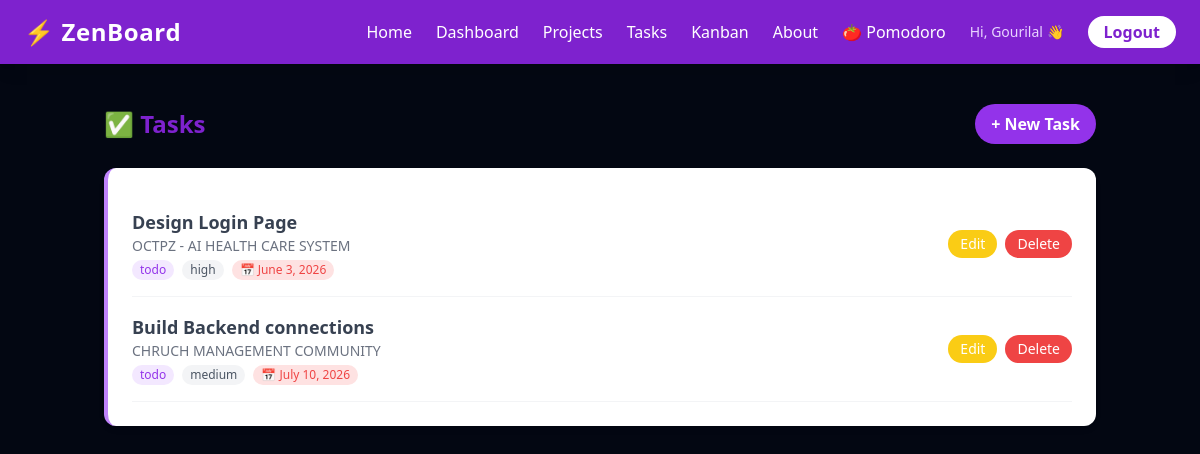
The page /tasks/ (signed in) on the database as committed earlier.
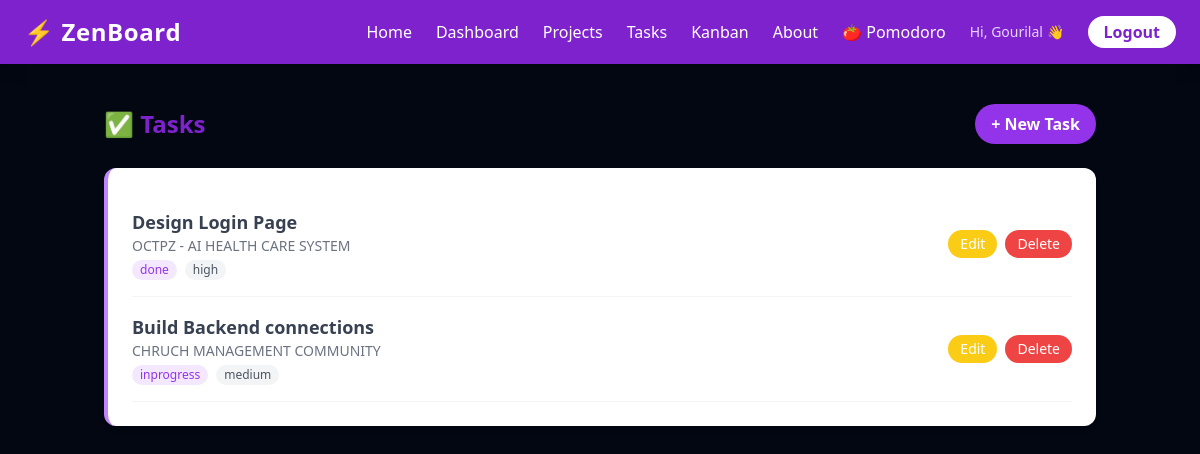
The same page on the database as committed later.
### tasks/models.py (models this page shows, shortened)
class Task(models.Model):
    STATUS_CHOICES = [
        ('todo', 'To Do'),
        ('inprogress', 'In Progress'),
        ('done', 'Done'),
    ]
    PRIORITY_CHOICES = [
        ('low', 'Low'),
        ('medium', 'Medium'),
        ('high', 'High'),
    ]
    title = models.CharField(max_length=200)
    description = models.TextField(blank=True)
    status = models.CharField(max_length=20, choices=STATUS_CHOICES, default='todo')
    priority = models.CharField(max_length=20, choices=PRIORITY_CHOICES, default='medium')
    project = models.ForeignKey(Project, on_delete=models.CASCADE)
    assigned_to = models.ForeignKey(User, on_delete=models.SET_NULL, null=True, blank=True)
    deadline = models.DateField(null=True, blank=True)
    created_at = models.DateTimeField(auto_now_add=True)

class Project(models.Model):
    name = models.CharField(max_length=200)
    description = models.TextField(blank=True)
    owner = models.ForeignKey(User, on_delete=models.CASCADE)
    created_at = models.DateTimeField(auto_now_add=True)

### tasks/views.py (the view)
# urls.py: path('tasks/', views.task_list, name='task_list'),
@login_required
def task_list(request):
    tasks = Task.objects.filter(project__owner=request.user)
    return render(request, 'tasks/task_list.html', {'tasks': tasks})

### templates/tasks/task_list.html (shortened to what this page needs)
{% extends 'tasks/base.html' %}
{% block content %}
    <div class="flex justify-between items-center mb-6">
        <h2 class="text-2xl font-bold text-purple-700">✅ Tasks</h2>
        <a href="{% url 'task_create' %}" class="bg-purple-600 text-white px-4 py-2 rounded-full font-semibold hover:bg-purple-700 transition">
            + New Task
        </a>
    </div>
    <div class="bg-white rounded-xl shadow-md p-6 border-l-4 border-purple-400">
        {% for task in tasks %}
            <div class="border-b border-gray-100 py-4 flex justify-between items-center">
                <div>
                    <p class="font-semibold text-gray-700 text-lg">{{ task.title }}</p>
                    <p class="text-gray-500 text-sm">{{ task.project.name }}</p>
                    <div class="flex gap-2 mt-1">
                        <span class="text-xs bg-purple-100 text-purple-600 px-2 py-0.5 rounded-full">{{ task.status }}</span>
                        <span class="text-xs bg-gray-100 text-gray-600 px-2 py-0.5 rounded-full">{{ task.priority }}</span>
                        {% if task.deadline %}
                            <span class="text-xs bg-red-100 text-red-500 px-2 py-0.5 rounded-full">📅 {{ task.deadline }}</span>
                        {% endif %}
                    </div>
                </div>
                <div class="flex gap-2">
                    <a href="{% url 'task_edit' task.id %}" class="bg-yellow-400 text-white px-3 py-1 rounded-full text-sm hover:bg-yellow-500 transition">Edit</a>
                    <a href="{% url 'task_delete' task.id %}" class="bg-red-500 text-white px-3 py-1 rounded-full text-sm hover:bg-red-600 transition">Delete</a>
                </div>
            </div>
        {% empty %}
            <p class="text-gray-400">No tasks yet. Create one!</p>
        {% endfor %}
    </div>
{% endblock %}

### templates/tasks/base.html (shortened to what this page needs)
<!DOCTYPE html>
<html>
<head>
    <script src="https://cdn.tailwindcss.com"></script>
</head>
<body class="bg-gray-950 min-h-screen">
    <nav class="bg-purple-700 text-white px-6 py-4 flex items-center justify-between shadow-lg">
        <h1 class="text-2xl font-bold tracking-wide">⚡ ZenBoard</h1>
        <div class="flex items-center gap-6">
            <a href="{% url 'home' %}" class="hover:text-purple-200 transition font-medium">Home</a>
            <a href="{% url 'dashboard' %}" class="hover:text-purple-200 transition font-medium">Dashboard</a>
            <a href="{% url 'project_list' %}" class="hover:text-purple-200 transition font-medium">Projects</a>
            <a href="{% url 'task_list' %}" class="hover:text-purple-200 transition font-medium">Tasks</a>
            <a href="{% url 'kanban' %}" class="hover:text-purple-200 transition font-medium">Kanban</a>
                 <a href="{% url 'about' %}" class="hover:text-purple-200 transition font-medium">About</a>
                 <a href="{% url 'pomodoro' %}" class="hover:text-purple-200 transition font-medium">🍅 Pomodoro</a>
            {% if user.is_authenticated %}
                <span class="text-purple-200 text-sm">Hi, {{ user.username }} 👋</span>
                <a href="{% url 'logout' %}" class="bg-white text-purple-700 px-4 py-1 rounded-full font-semibold hover:bg-purple-100 transition">Logout</a>
            {% else %}
                <a href="{% url 'login' %}" class="bg-white text-purple-700 px-4 py-1 rounded-full font-semibold hover:bg-purple-100 transition">Login</a>
            {% endif %}
        </div>
    </nav>
    <div class="max-w-5xl mx-auto mt-10 px-4">
        {% block content %}
        {% endblock %}
    </div>
</body>
</html>

Rows that differ between the two databases and show on the page:
changed Task "Design Login Page": status "todo" → "done"; deadline "June 3, 2026" → (not shown)
changed Task "Build Backend connections": status "todo" → "inprogress"; deadline "July 10, 2026" → (not shown)
